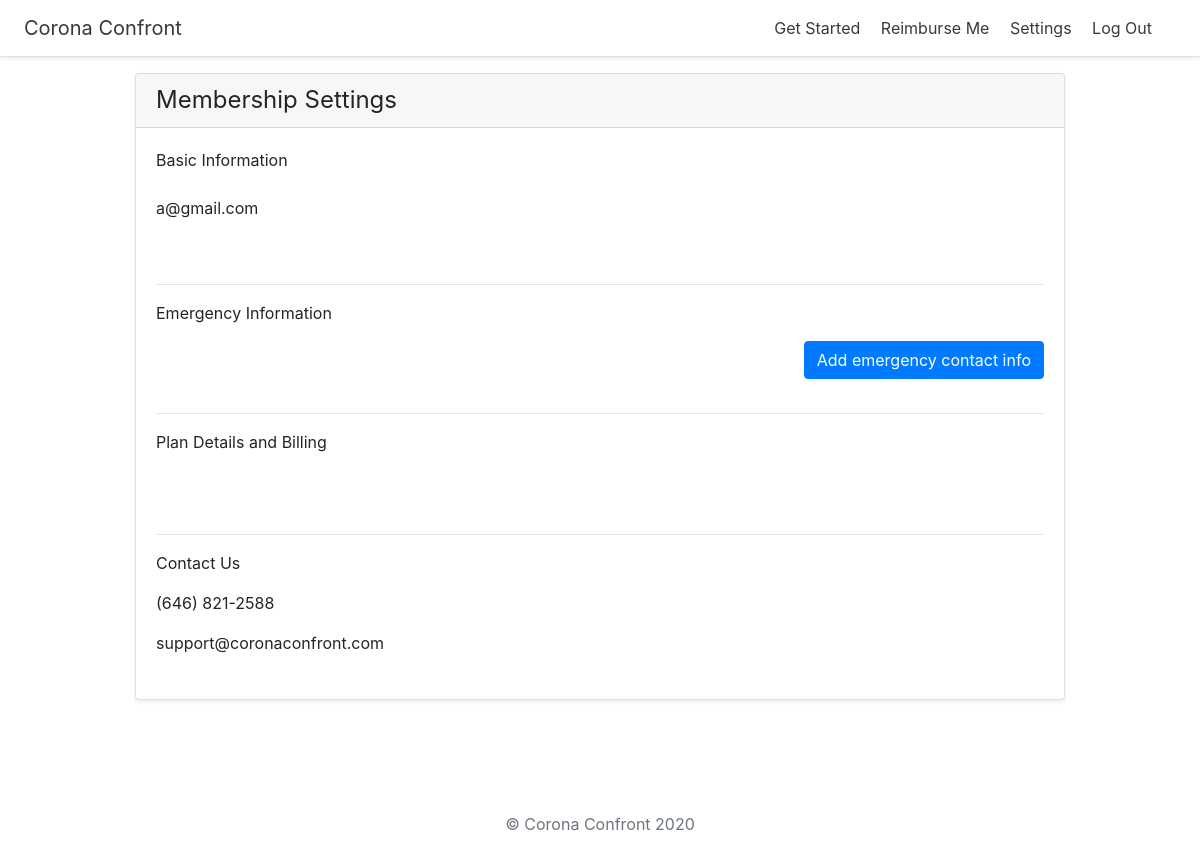
/auth/settings (signed in), run on an earlier commit of the app's database.
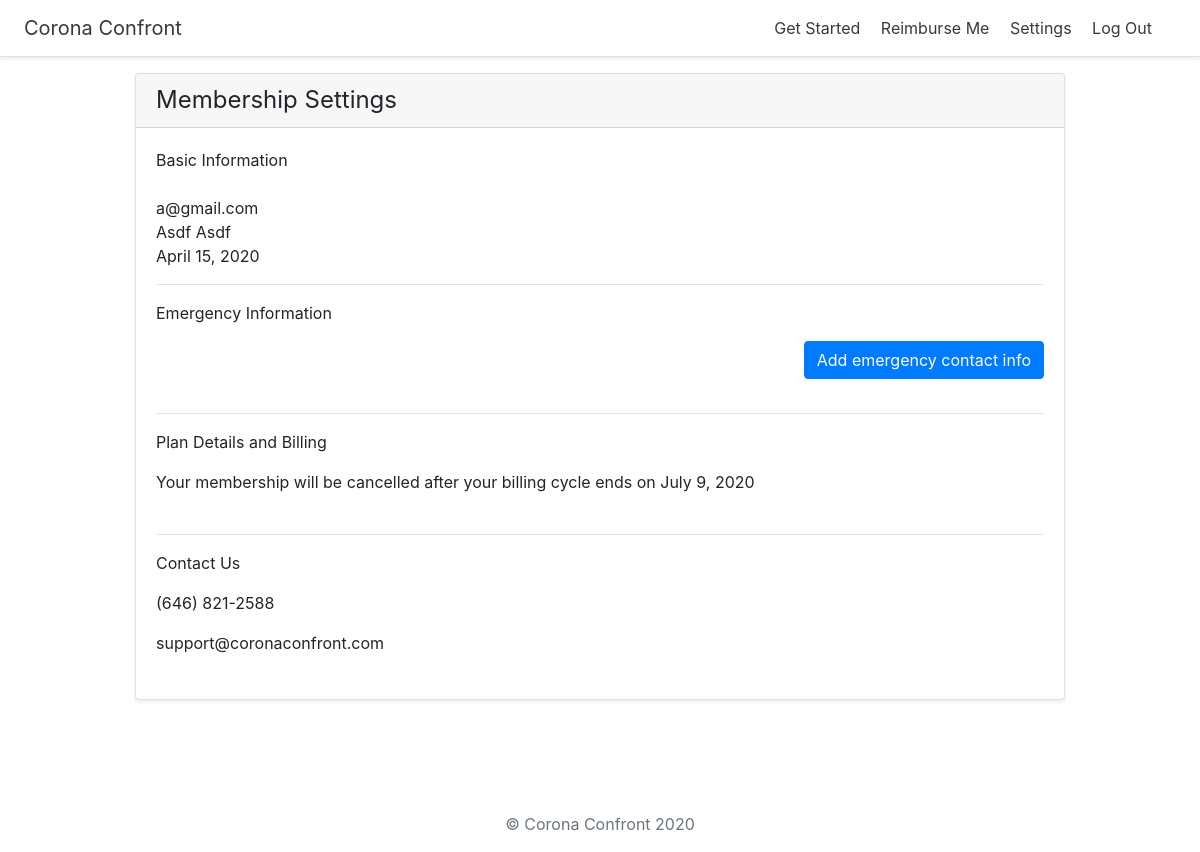
And on a later commit of the database.
### plans/models.py (models this page shows)
class Customer(models.Model):
    user = models.OneToOneField(User, on_delete=models.CASCADE)
    stripeid = models.CharField(max_length=255)
    stripe_subscription_id = models.CharField(max_length=255)
    cancel_at_period_end = models.BooleanField(default=False)
    membership = models.BooleanField(default=False)
    insurance_exists = models.CharField(max_length=3, choices=INSURANCE_CHOICES, default = 'NO')
    first_name = models.CharField(max_length=200, null=True)
    last_name = models.CharField(max_length=200, null=True)
    birth_date = models.DateField(null=True)
    email_confirmed = models.BooleanField(default=False)
    last_day_membership = models.DateField(null=True)
    date_added = models.DateTimeField(auto_now_add=True)

### plans/views.py (the view)
# urls.py: path('auth/settings', views.settings, name='settings'),
@login_required
def settings(request):
    membership = False
    cancel_at_period_end = False
    if request.method != 'POST':
        try:
            if request.user.customer.membership:
                membership = True
            if request.user.customer.cancel_at_period_end:
                cancel_at_period_end = True
        except Customer.DoesNotExist:
            membership = False
    try:
        profile = request.user.customer
    except Customer.DoesNotExist:
        profile = None
    try:
        emergency_profile = EmergencyProfile.objects.filter(owner=request.user).latest('date_added')
    except EmergencyProfile.DoesNotExist:
        emergency_profile = None
    try:
        last_day_show = request.user.customer.last_day_membership
    except:
        last_day_show = None
    context = {'profile': profile, 'membership': membership, 'cancel_at_period_end' : cancel_at_period_end,
               'emergency_profile': emergency_profile, 'last_day_show': last_day_show}
    return render(request, 'registration/settings.html', context)

### templates/registration/settings.html (shortened to what this page needs)
{% extends "plans/base.html" %}
{% block content %}
<div class="container">
  <div class="card-deck mb-3 text-left">
    <div class="card mb-4 shadow-sm">
      <div class="card-header">
        <h4 class="my-0 font-weight-normal">Membership Settings</h4>
      </div>
      <div class="card-body">
        <p>Basic Information</p>
          {{ user.email }} <br>
          {{ profile.first_name |default_if_none:"" |title }} {{ profile.last_name |default_if_none:"" |title }} <br>
          {{ profile.birth_date |default_if_none:"" }} <br>
        <hr>
        <p>Emergency Information</p>
        <ul class="list-unstyled mt-3 mb-4">
          {% if emergency_profile == None %}
              <a href="{% url 'emergency_profile' %}" class="btn btn-small btn-primary float-right" >Add emergency contact info</a>
          {% else %}
              <a href="{% url 'emergency_profile' %}" class="btn btn-small btn-primary float-right" >Update emergency contact</a>
          {% endif %}
        </ul>
          {{ emergency_profile.emergency_email }} <br>
          {{ emergency_profile.emergency_first_name |title }} {{ emergency_profile.emergency_last_name |title }} <br>
        <hr>
         <p>Plan Details and Billing</p>
        <ul class="list-unstyled mt-3 mb-4">
          {% if cancel_at_period_end %}
          Your membership will be cancelled after your billing cycle ends on {{ last_day_show }}
          {% endif %}
        <br><br>
        <hr>
        <p>Contact Us</p>
        <ul class="list-unstyled mt-3 mb-4">
            <p>(646) 821-2588</p>
            <p>support@coronaconfront.com</p>
        </ul>
        </ul>
      </div>
    </div>
  </div>
</div>
{% endblock content %}

What changed in the data, as far as the page shows it:
now on this page (row edited): Customer: first_name "Asdf", last_name "Asdf", birth_date "April 15, 2020", last_day_membership "July 9, 2020"
Also different on the page:
text now shown: "Your membership will be cancelled after your billing cycle ends on"
